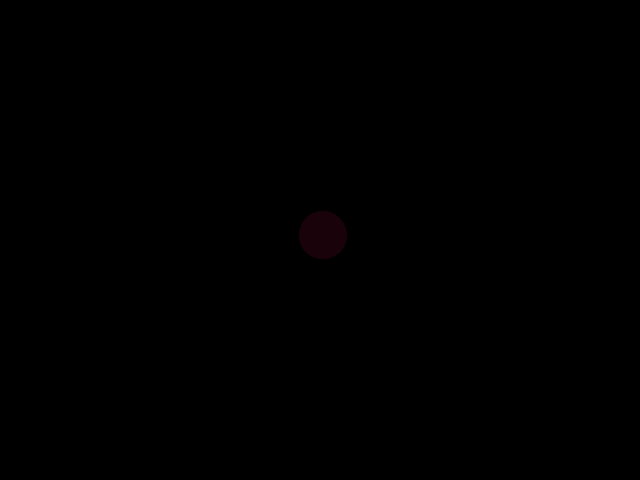
Frame 1 (no input)
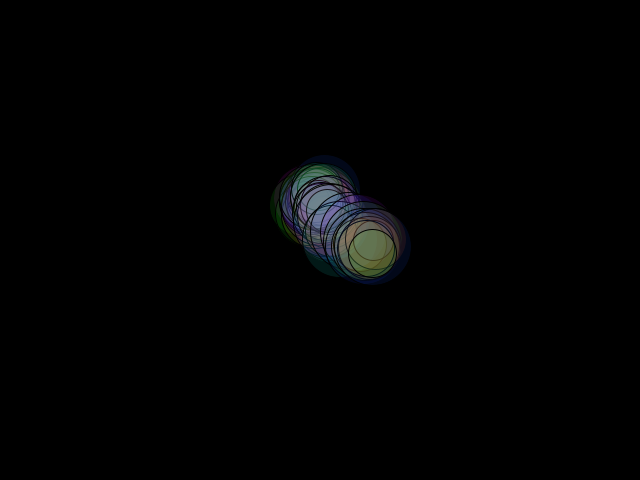
Frame 60 (the mouse pressed at the canvas centre just before this capture)
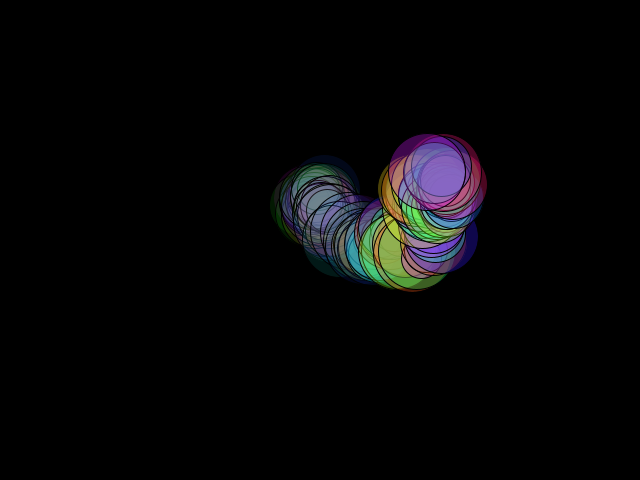
Frame 120 (the mouse held since frame 60 and released just before this capture)

The Processing sketch that drew these frames (run headless with seeded random() and noise(); from frame 60 on, the mouse is pressed at the canvas centre):

// Processing sketch: processing_103495
// ── processing_103495.pde

Walker w;
float sz;

void setup() {
  size(640, 480);
  w = new Walker();
  background(0);
  colorMode(HSB, 100);
}

void draw() {
  w.step();
  w.display();
  if (keyPressed == true) {
    save(frameCount + ".jpg");
  }
}
class Walker {
  float x, y;
  float a = 10;
  float sz = 80;

  Walker() {
    x = width/2;
    y = height/2;
  }

  void display() {
    a = map(mouseX, 0, width, 10, 50);
    fill(random(100),90,100,a);
    float size = random(sz/2, sz);
    stroke(0);
    ellipse(x, y, size, size);
  }

  void step() {
    float stepx = random(-10, 10);
    float stepy = random(-10, 10);
    x += stepx;
    y += stepy;

    if (x > width || x < 0) {
      x = random(width);
    }

    if (y > height || y < 0) {
      y = random(height);
    }
  }
}
